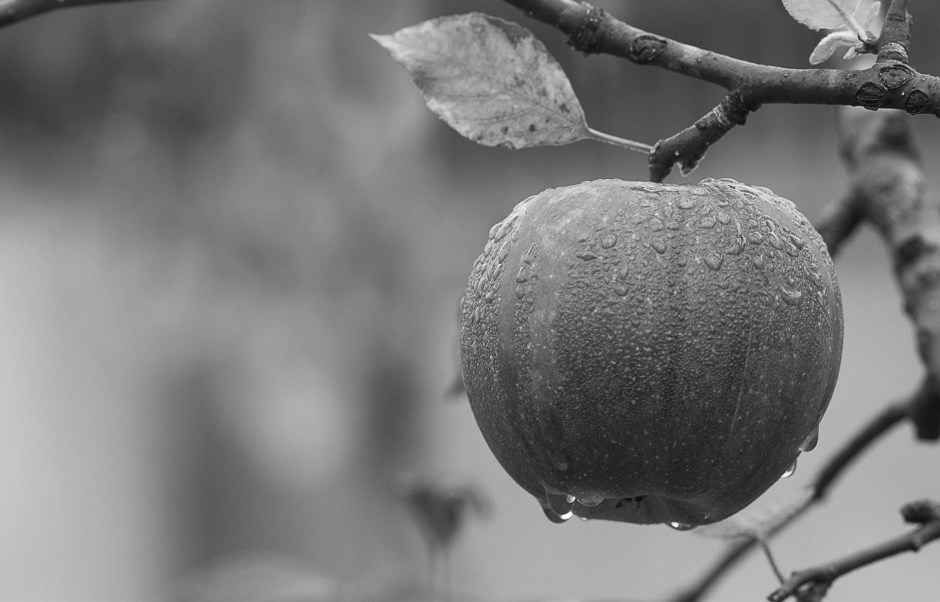
#> input picture Images/gray.jpeg, 1880 x 1204 px, found by its file name (shown at 1/2 size)
$ python hog.py
#> lines starting #> are read from the running program, lines starting #| are printed output that depends on the picture
import cv2
import numpy as np


import cv2
import numpy as np


# resize image

# grayscale
img_path = 'gray.jpeg'
img = cv2.imread(img_path, cv2.IMREAD_GRAYSCALE)
#> img is the input picture: shape (1204, 1880); min 0, max 255, mean 121.2


# =========== RESIZING IMAGE ===========


# =========== APPLYING SOBEL ===========

orientation = np.zeros_like(img, dtype=np.int32)
magnitude = np.zeros_like(img, dtype=np.int32)

height,width = img.shape
#> height = 1204; width = 1880

# get oriantation and magnitude
for i in range(1, height - 1):
    for j in range(1, width - 1):
        dx = img[i+1, j] - img[i, j]
        dy = img[i, j] - img[i, j+1]
        orientation[i,j] = np.arctan2(dy, dx)
        magnitude[i,j] = abs(dx + dy)
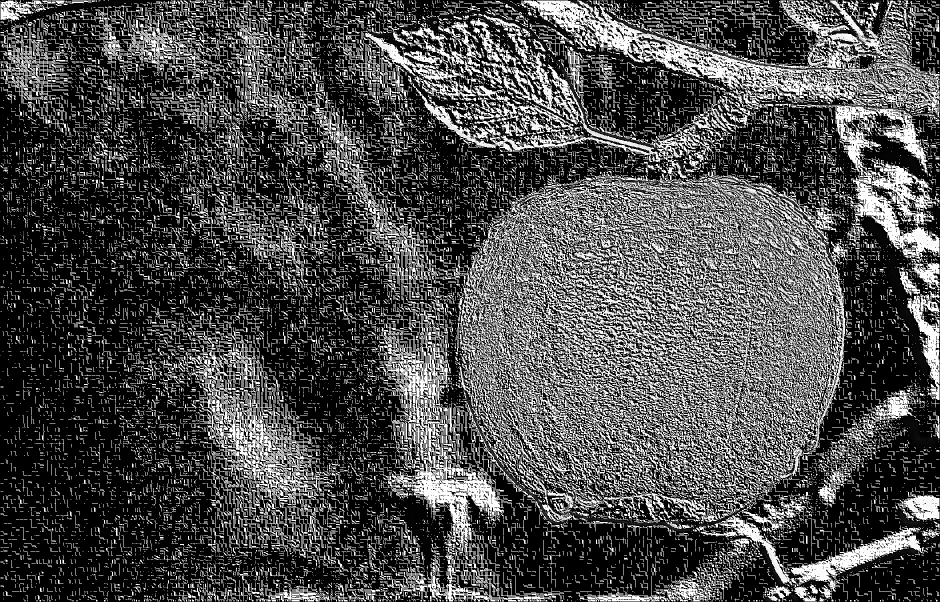
#> magnitude: shape (1204, 1880) int32 (shown at 1/2 size); min 0, max 255, mean 75.5
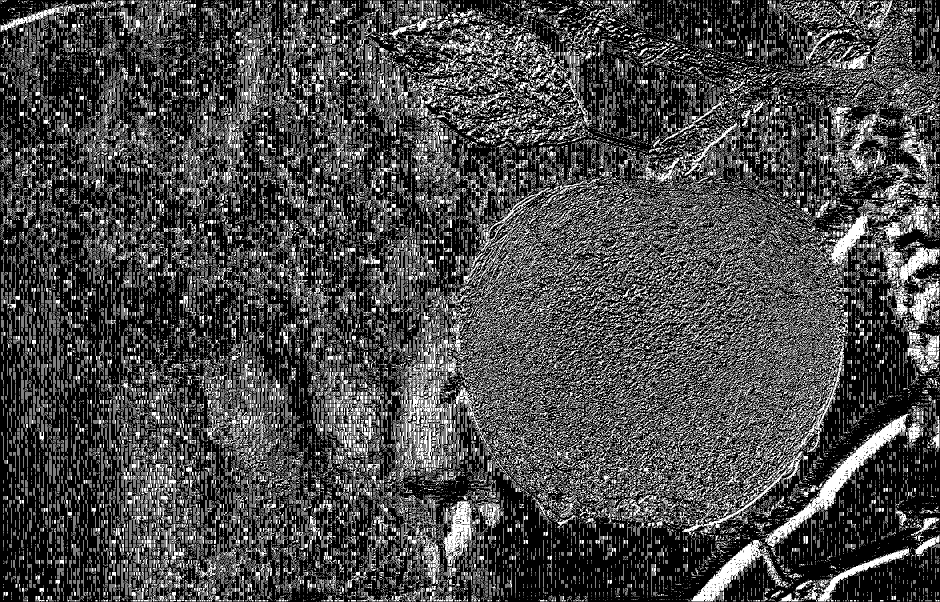
#> orientation: shape (1204, 1880) int32 (shown at 1/2 size); values 0 (black) and 1 (white), 28.6% white in thin lines or dots


# =========== divide into 8x8 blocks ===========
orientation_blocks = np.zeros_like(( height / 8, width / 8 ))
#> orientation_blocks = [0, 0]
magnitude_blocks = np.zeros_like(( height / 8, width / 8 ))
#> magnitude_blocks = [0, 0]
blocks = np.zeros_like(( height / 8, width / 8 ))
#> blocks = [0, 0]

# making a histogram list for each block
histograms = np.zeros( len(blocks) )
#> histograms = [0, 0]

a = 0
b = 0
#> (the run stopped early here; a loop or call above may not have finished)
